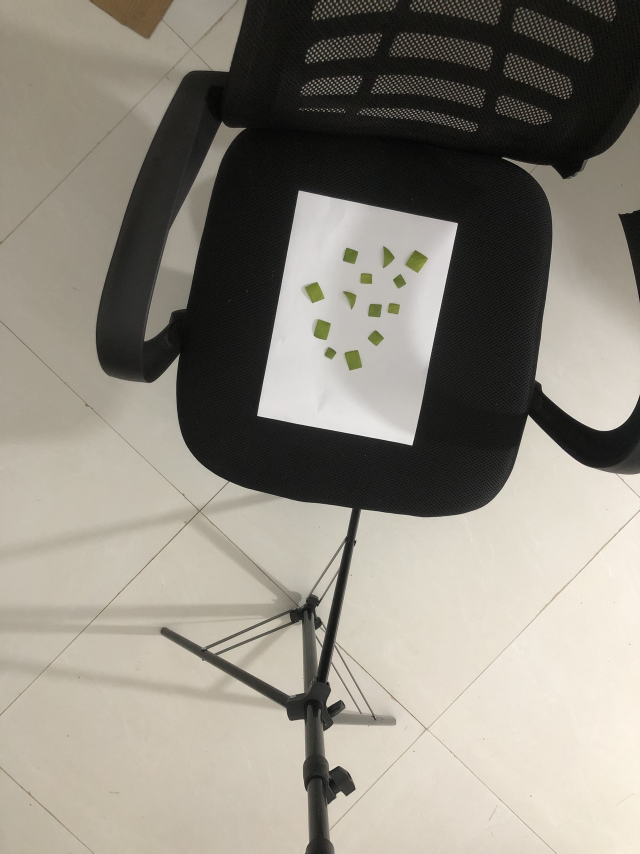
#> input picture la90cm.jpg, 1920 x 2560 px (shown at 1/3 size)
$ python testtinhtoan.py
#> lines starting #> are read from the running program, lines starting #| are printed output that depends on the picture; after the words box and inside, x2 and y2 are one past the last pixel; in counts of white or black regions, pixels touching at a corner belong together
#> further down, original_image is the input picture: shape (2560, 1920, 3); mean B, G, R 127.3, 137.4, 142.2
# Complete integrated code from scratch to:
# 1. Load the original image.
# 2. Apply a color filter to find the green leaf contour.
# 3. Find the largest contour, assumed to be the A4 paper.
# 4. Draw both contours on the image.
# 5. Calculate the real-world area of the leaf using the A4 paper as reference.
# 6. Display both the original and processed images side by side.

import cv2
import numpy as np
from matplotlib import pyplot as plt

# Constants for known values
KNOWN_AREA_A4_CM2 = 623.7  # The known area of an A4 sheet in square centimeters

# Function definitions
def apply_green_color_filter(image):
    blurred_image = cv2.GaussianBlur(image, (11, 11), 0)
    # Convert to HSV color space after blurring
    hsv = cv2.cvtColor(blurred_image, cv2.COLOR_BGR2HSV)
#> hsv: shape (2560, 1920, 3); mean H, S, V 22.1, 27.6, 142.3
    lower_green = np.array([30, 50, 40])
    upper_green = np.array([90, 255, 255])
    mask = cv2.inRange(hsv, lower_green, upper_green)
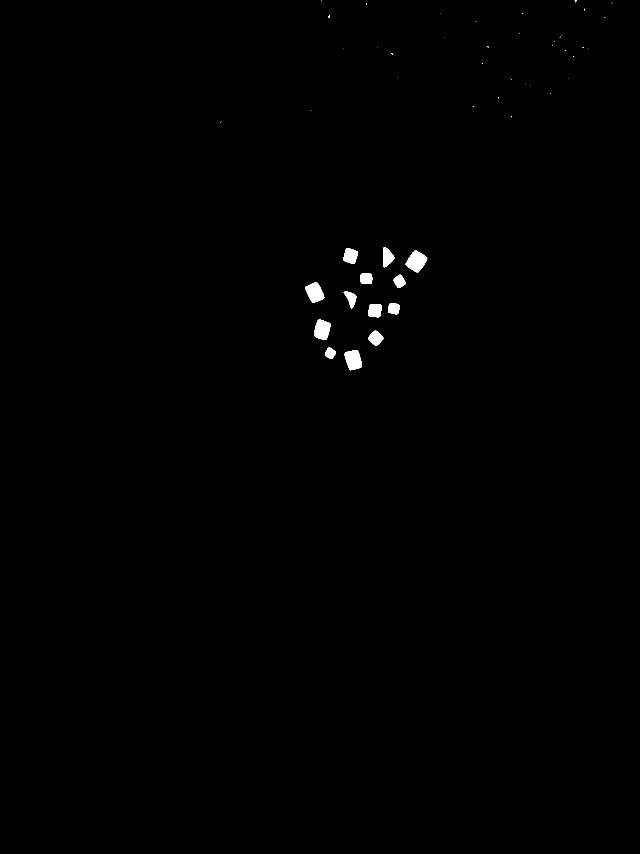
#> mask: shape (2560, 1920) (shown at 1/3 size); 0.4% white; 56 white regions (42 under 20 px)
    return mask

def find_contours(mask):
    contours, _ = cv2.findContours(mask, cv2.RETR_EXTERNAL, cv2.CHAIN_APPROX_SIMPLE)
#> contours = 56 contours, 43 with area under 20; largest, box (x1, y1, x2, y2) and area: (1217, 752, 1282, 818) 2535, (1034, 1051, 1086, 1111) 2228, (916, 847, 973, 909) 2195, (942, 958, 992, 1020) 2161, (1030, 744, 1074, 791) 1440
    return contours
def find_largest_contour(contours):
    # Assuming the largest contour is the A4 paper
    max_area = 0
    for contour in contours:
        area = cv2.contourArea(contour)
        if area > max_area:
            max_area = area
            largest_contour = contour
    return largest_contour

def calculate_real_world_area(pixel_area_leaf, pixel_area_a4, known_area_a4):
    # Calculate the real-world area of the leaf
    return (pixel_area_leaf * known_area_a4) / pixel_area_a4

# Load the original image
image_path = 'la90cm.jpg'
original_image = cv2.imread(image_path)

# Apply green color filter to find the green leaf
mask = apply_green_color_filter(original_image)
leaf_contours = find_contours(mask)
#> leaf_contours has the same summary as contours in find_contours


# Find all contours for the largest one, assumed to be the A4 paper
gray = cv2.cvtColor(original_image, cv2.COLOR_BGR2GRAY)
blurred = cv2.GaussianBlur(gray, (7, 7), 0)
edged = cv2.Canny(blurred, 150, 350)
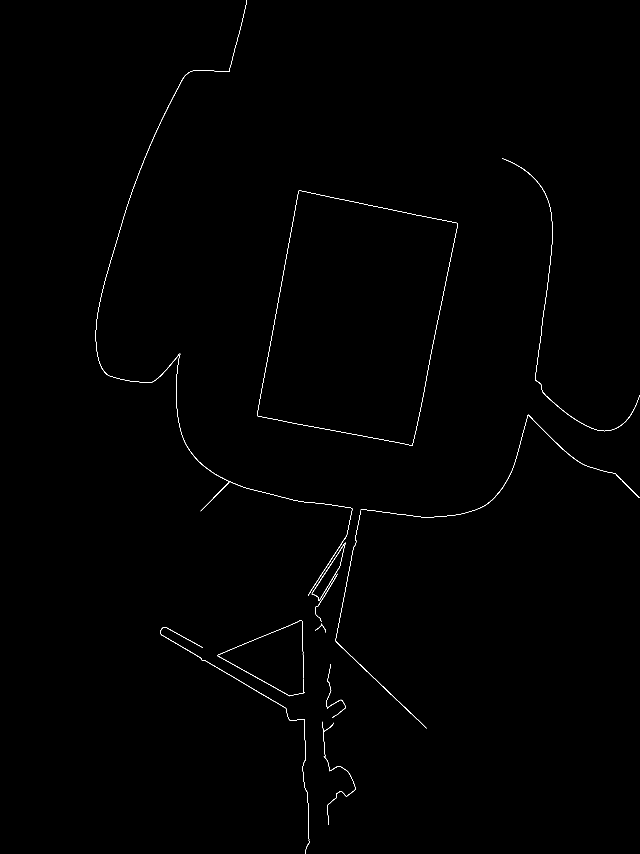
#> edged: shape (2560, 1920) (shown at 1/3 size); 0.26% white in thin lines or dots, all inside (x1, y1, x2, y2) = (287, 0, 1920, 2560)
all_contours = find_contours(edged)
#> in find_contours (call 2), `contours, _ = cv2.findContours(mask, cv2.RETR_EXTERNAL, cv2.CHAIN_APPR..`: contours = 14 contours; largest, box (x1, y1, x2, y2) and area: (771, 572, 1374, 1337) 329396, (1082, 1244, 1919, 1553) 306, (481, 1881, 928, 2560) 298, (1506, 474, 1920, 1294) 266, (1006, 1531, 1280, 2185) 258
#> all_contours has the same summary as contours in find_contours
largest_contour = find_largest_contour(all_contours)
#> the loop in find_largest_contour, `for contour in contours:` made 14 passes
#> (area, max_area) on passes 1, 3, 10, 12: (144, 144), (298, 298), (306.5, 306.5), (329396, 329396)
#> area on passes 2, 4, 5, 6, 7, 8: 73, 27, 157.5, 73, 168.5, 258.5
#> after the loop in find_largest_contour, `for contour in contours:`: largest_contour = contour of 900 points, box (x1, y1, x2, y2) (771, 572, 1374, 1337), area 329396; max_area = 329396

# Draw the contours on the image
processed_image = original_image.copy()
cv2.drawContours(processed_image, leaf_contours, -1, (0, 255, 0), 5)  # Draw the leaf contour in green
cv2.drawContours(processed_image, [largest_contour], -1, (0, 0, 255), 5)  # Draw the A4 contour in red

# Calculate the areas
pixel_area_a4 = cv2.contourArea(largest_contour)
#> pixel_area_a4 = 329396
# pixel_area_leaf = cv2.contourArea(leaf_contours)
total_pixel_area_green = sum(cv2.contourArea(contour) for contour in leaf_contours)
#> total_pixel_area_green = 18801
real_world_area_leaf = calculate_real_world_area(total_pixel_area_green, pixel_area_a4, KNOWN_AREA_A4_CM2)
#> real_world_area_leaf = 35.6

# Display both the original and processed images
plt.figure(figsize=(10, 20))

# Original image
plt.subplot(1, 2, 1)
plt.imshow(cv2.cvtColor(original_image, cv2.COLOR_BGR2RGB))
plt.title('Original Image')
plt.axis('off')

# Processed image with areas
plt.subplot(1, 2, 2)
plt.imshow(cv2.cvtColor(processed_image, cv2.COLOR_BGR2RGB))
plt.title(f'Processed Image\nLeaf Area: {real_world_area_leaf:.2f} cm²')
plt.axis('off')

plt.tight_layout()
plt.show()
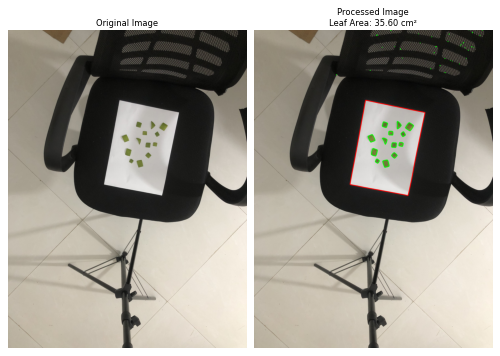
#> figure drawn by matplotlib, 2 panels

# Return the real world area of the leaf
real_world_area_leaf

$ run again, with la30cm.jpg copied over la90cm.jpg
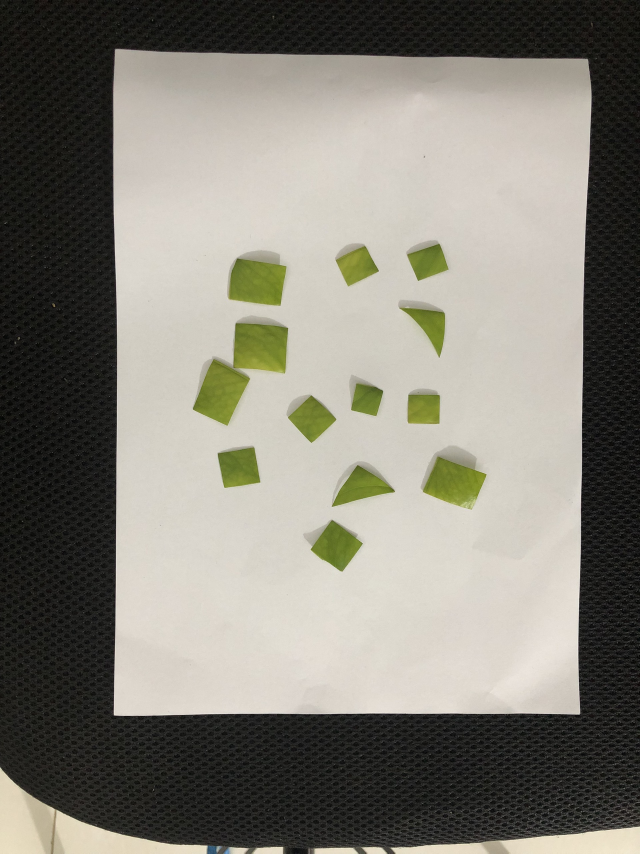
#> input picture la30cm.jpg, 1920 x 2560 px (shown at 1/3 size)
#> original_image is the input picture: shape (2560, 1920, 3); mean B, G, R 119.6, 129.2, 132
#> hsv: shape (2560, 1920, 3); mean H, S, V 23.8, 27.8, 132.5
#> in apply_green_color_filter, `mask = cv2.inRange(hsv, lower_green, upper_green)`:
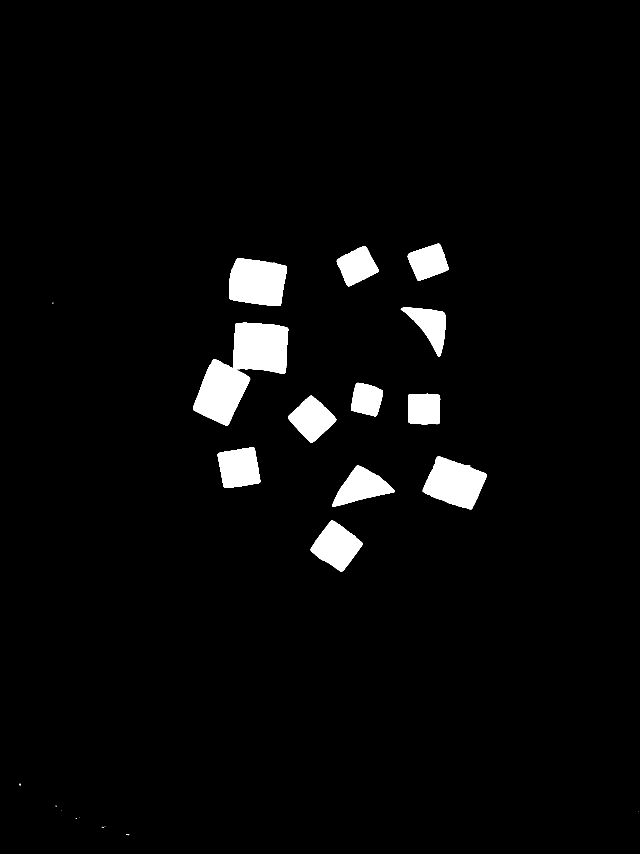
#> mask: shape (2560, 1920) (shown at 1/3 size); 3.5% white; 25 white regions (12 under 20 px)
#> contours = 25 contours, 13 with area under 20; largest, box (x1, y1, x2, y2) and area: (579, 968, 865, 1277) 42030, (687, 775, 860, 918) 20134, (1268, 1369, 1460, 1528) 18939, (932, 1561, 1088, 1715) 13284, (653, 1341, 781, 1464) 12080
#> leaf_contours has the same summary as contours in find_contours
#> edged: shape (2560, 1920); 0.18% white in thin lines or dots
#> contours = 7 contours, 4 with area under 20; largest, box (x1, y1, x2, y2) and area: (339, 146, 1775, 2148) 2777254, (0, 2302, 623, 2560) 154, (1084, 2541, 1161, 2560) 28
#> all_contours has the same summary as contours in find_contours
#> the loop in find_largest_contour, `for contour in contours:` made 7 passes
#> (area, max_area) on passes 2, 6, 7: (28.5, 28.5), (154.5, 154.5), (2777253.5, 2777253.5)
#> after the loop in find_largest_contour, `for contour in contours:`: largest_contour = contour of 545 points, box (x1, y1, x2, y2) (339, 146, 1775, 2148), area 2777254; max_area = 2777253.5
#> total_pixel_area_green = 171068.5
#> real_world_area_leaf = 38.42
#> `plt.show()`:
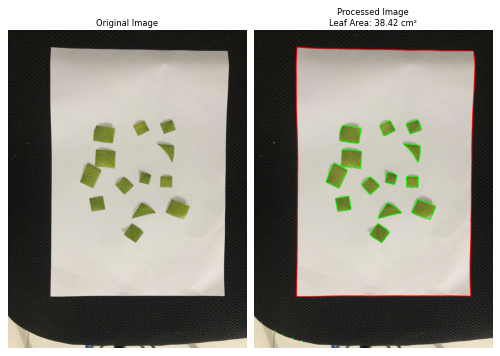
#> figure drawn by matplotlib, 2 panels

$ run again, with la60cm.jpg copied over la90cm.jpg
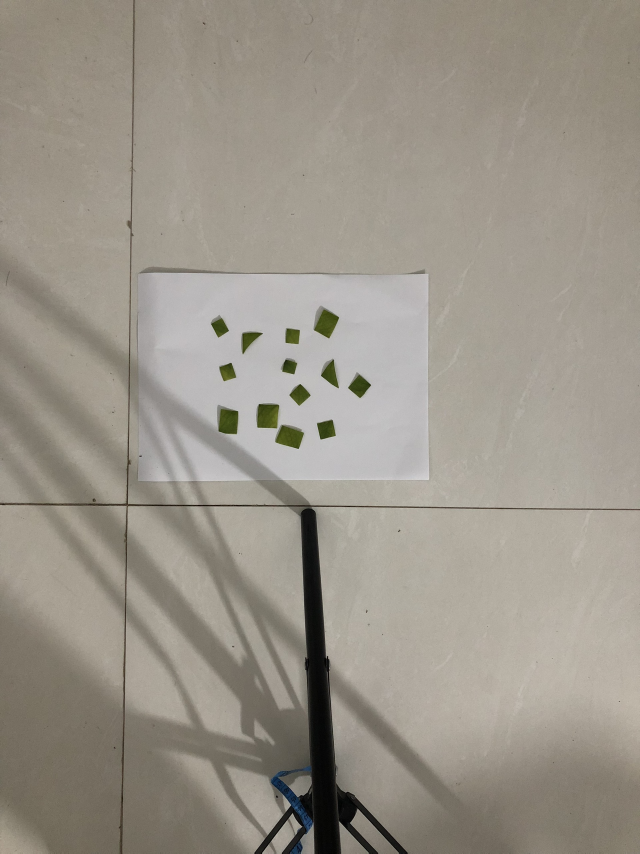
#> input picture la60cm.jpg, 1920 x 2560 px (shown at 1/3 size)
#> original_image is the input picture: shape (2560, 1920, 3); mean B, G, R 137.8, 148.5, 154.6
#> hsv: shape (2560, 1920, 3); mean H, S, V 27.5, 29.7, 154.8
#> in apply_green_color_filter, `mask = cv2.inRange(hsv, lower_green, upper_green)`:
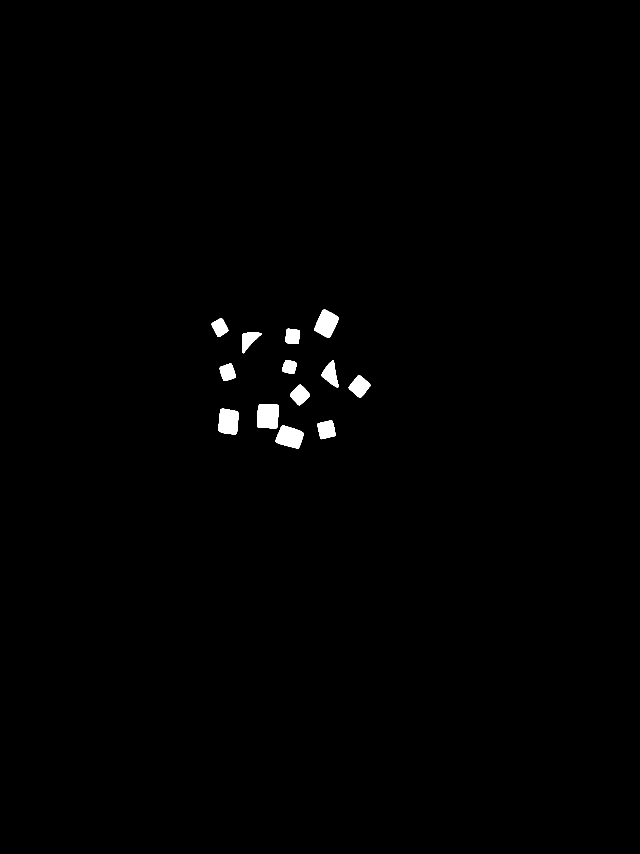
#> mask: shape (2560, 1920) (shown at 1/3 size); 0.69% white; 13 white regions
#> contours = 13 contours; largest, box (x1, y1, x2, y2) and area: (771, 1213, 837, 1285) 4253, (827, 1276, 911, 1346) 3910, (656, 1226, 715, 1303) 3880, (943, 928, 1017, 1014) 3788, (1046, 1126, 1112, 1193) 2467
#> leaf_contours has the same summary as contours in find_contours
#> edged: shape (2560, 1920); 0.1% white in thin lines or dots, all inside (x1, y1, x2, y2) = (632, 923, 1223, 2560)
#> contours = 20 contours, 7 with area under 20; largest, box (x1, y1, x2, y2) and area: (951, 1259, 1007, 1319) 2380, (868, 1152, 932, 1217) 2247, (963, 1076, 1017, 1165) 2188, (1050, 2426, 1197, 2560) 218, (1007, 2346, 1223, 2560) 188
#> all_contours has the same summary as contours in find_contours
#> the loop in find_largest_contour, `for contour in contours:` made 20 passes
#> (area, max_area) on passes 1, 2, 3, 4, 10: (35.5, 35.5), (85.5, 85.5), (165.5, 165.5), (218.5, 218.5), (2379.5, 2379.5)
#> after the loop in find_largest_contour, `for contour in contours:`: largest_contour = contour of 82 points, box (x1, y1, x2, y2) (951, 1259, 1007, 1319), area 2380; max_area = 2379.5
#> total_pixel_area_green = 32991.5
#> real_world_area_leaf = 8647.5
#> `plt.show()`:
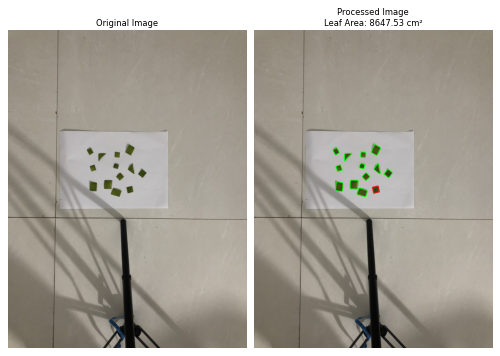
#> figure drawn by matplotlib, 2 panels

$ run again, with A415-5.jpg copied over la90cm.jpg
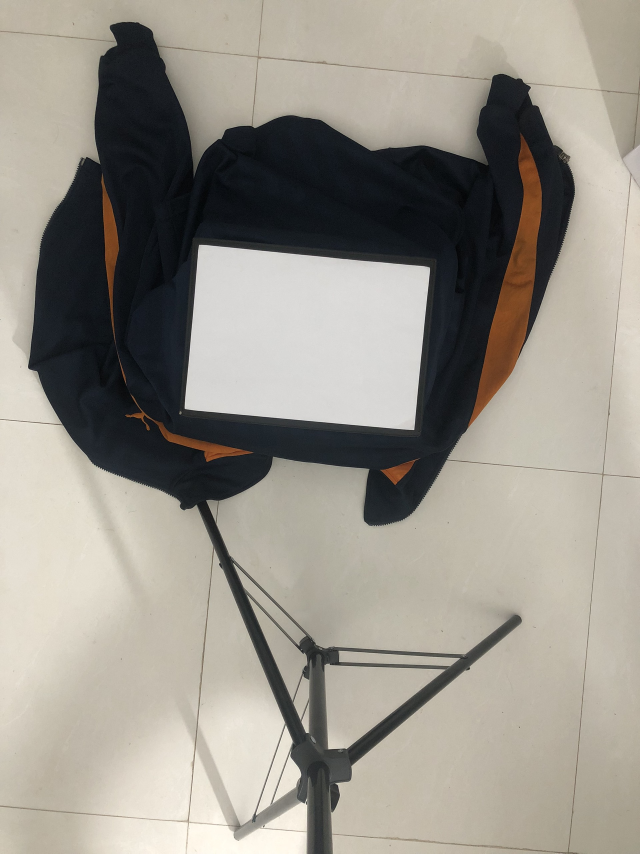
#> input picture A415-5.jpg, 1920 x 2560 px (shown at 1/3 size)
#> original_image is the input picture: shape (2560, 1920, 3); mean B, G, R 137.9, 146.9, 151.4
#> hsv: shape (2560, 1920, 3); mean H, S, V 40.7, 37.9, 153.2
#> mask: shape (2560, 1920); every value is 0
#> contours = []
#> `edged = cv2.Canny(blurred, 150, 350)`:
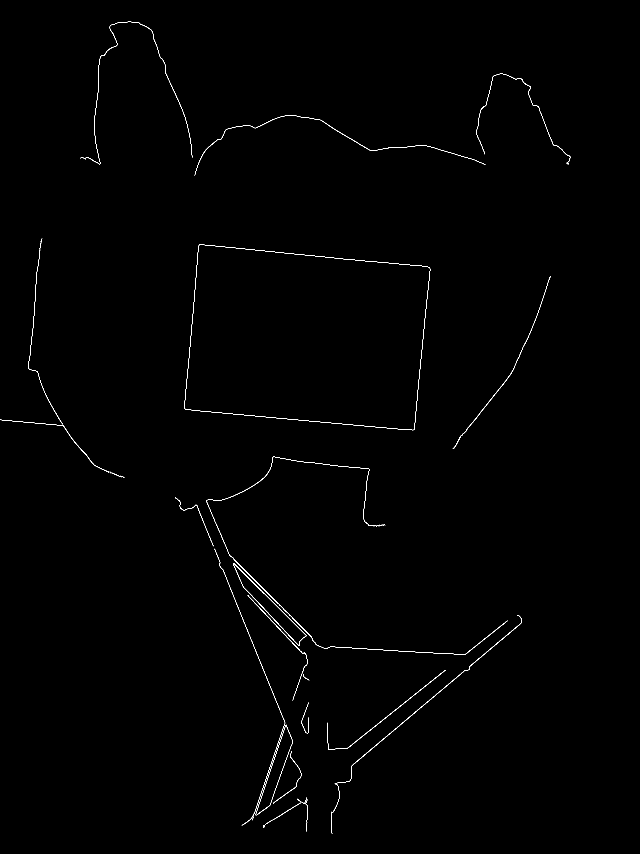
#> edged: shape (2560, 1920) (shown at 1/3 size); 0.32% white in thin lines or dots, all inside (x1, y1, x2, y2) = (0, 65, 1712, 2501)
#> contours = 24 contours, 7 with area under 20; largest, box (x1, y1, x2, y2) and area: (553, 734, 1291, 1291) 343505, (767, 2174, 879, 2446) 8316, (619, 1370, 1523, 1964) 484, (1006, 1845, 1566, 2350) 428, (699, 1690, 919, 1938) 412
#> all_contours has the same summary as contours in find_contours
#> the loop in find_largest_contour, `for contour in contours:` made 24 passes
#> (area, max_area) on passes 1, 5, 6, 20: (60, 60), (84, 84), (8315.5, 8315.5), (343505, 343505)
#> after the loop in find_largest_contour, `for contour in contours:`: largest_contour = contour of 458 points, box (x1, y1, x2, y2) (553, 734, 1291, 1291), area 343505; max_area = 343505
#> total_pixel_area_green = 0
#> `plt.show()`:
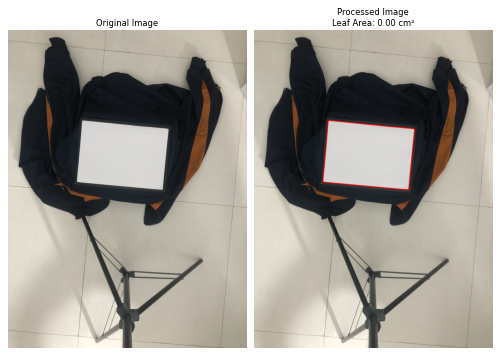
#> figure drawn by matplotlib, 2 panels
